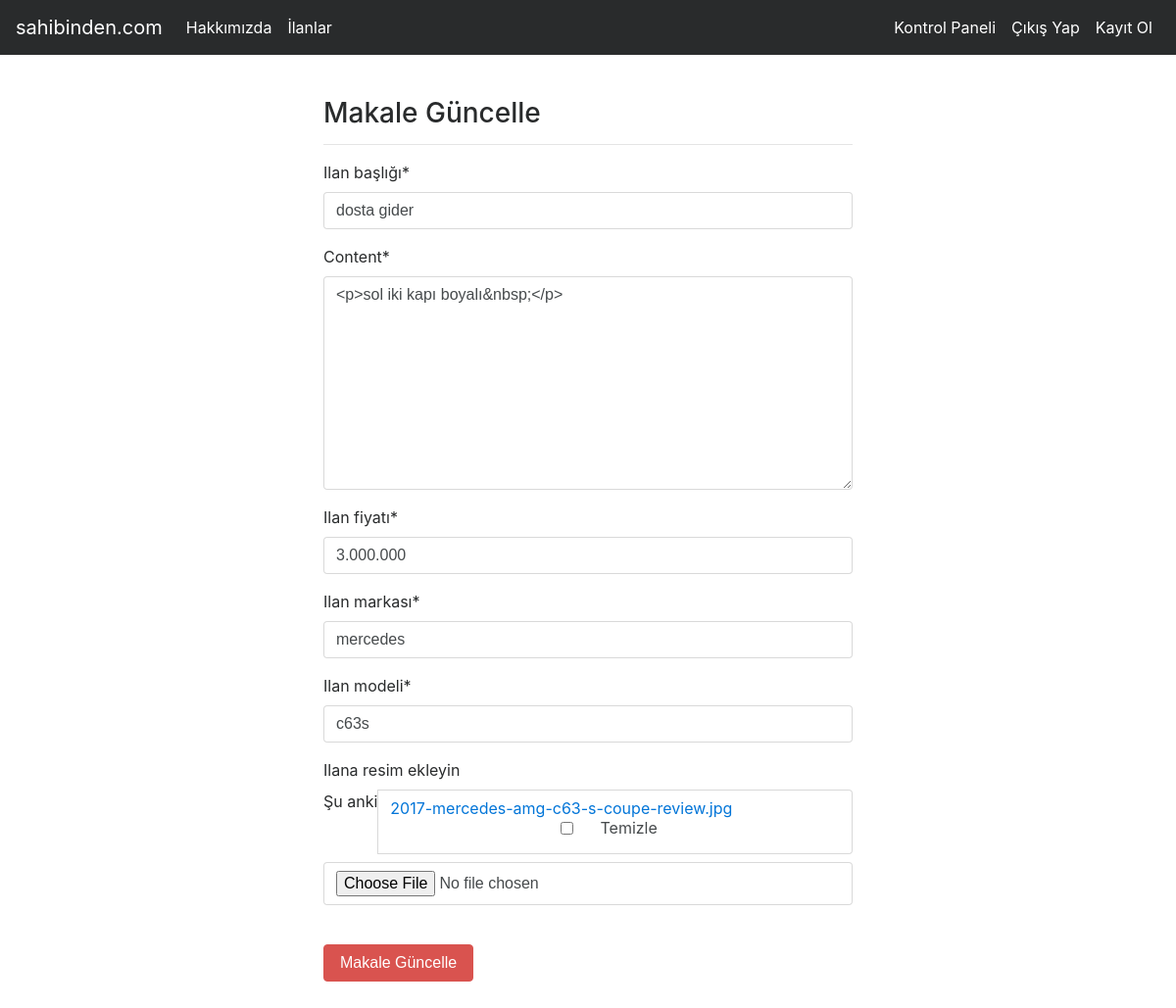
The page /adverts/update/4 (signed in) on the database its author committed.
### advert/models.py (models this page shows, shortened)
class Advert(models.Model):
    author=models.ForeignKey("auth.User",on_delete=models.CASCADE,verbose_name="ilan sahibi")#verbose_name admin kontrol panelinde gözükecek isim
    title=models.CharField(max_length=50,verbose_name="ilan başlığı")
    content=RichTextField()#ck editor RichTextField() # TextField yapılırsa adminde sıkıntı çıkarmıyor
    created_date=models.DateTimeField(auto_now_add=True)
    price=models.CharField(max_length=50,verbose_name="ilan fiyatı")
    marka=models.CharField(max_length=50,verbose_name="ilan markası")
    model=models.CharField(max_length=50,verbose_name="ilan modeli")
    advert_image=models.FileField(blank=True,null=True,verbose_name="ilana resim ekleyin")#bu alan hem boş olabilir hem null olabilir

### advert/views.py (the view)
# urls.py: path("update/<int:id>",views.updateAdvert,name="update"),
@login_required(login_url="user:login")#user-urls-login
def updateAdvert(request,id):
    advert=get_object_or_404(Advert,id=id)
    form=AdvertForm(request.POST or None,request.FILES or None,instance=advert)#instance=advert# advert içindeki bilgiler formun içine yazılır
    if form.is_valid():
        advert=form.save(commit=False)
        advert.author=request.user
        advert.save()
        messages.success(request,"Makale başarıyla güncellendi..")
        return redirect("advert:dashboard")#şu uygulamanın altındaki: şu url
    return render(request,"update.html",{"form":form})

### advert/forms.py
class AdvertForm(forms.ModelForm):
    class Meta:
        model=Advert
        fields=["title","content","price","marka","model","advert_image"]#,"price","marka","model"

### templates/update.html (shortened to what this page needs)
{% extends "layout.html" %}
{% block body %}
{% load crispy_forms_tags %}
    <div class="row">
    <div class="col-md-6 offset-md-3">
    <h3>Makale Güncelle</h3>
        <hr>
        <form method="POST" enctype="multipart/form-data">
    {{form|crispy}}
    <br>
    <button type ="submit" class="btn btn-danger">Makale Güncelle</button>
    </form>
    </div>
    </div>
    {% endblock body %}

### rows shown on the page
Advert: title "dosta gider", content "<p>sol iki kapı boyalı&nbsp;</p>", price "3.000.000", marka "mercedes", model "c63s"
